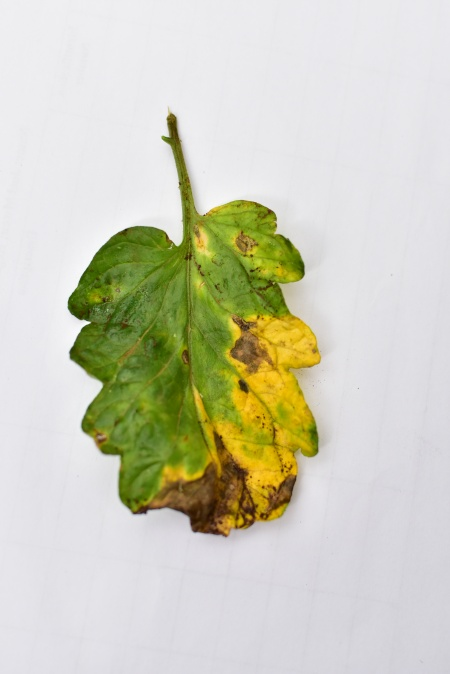
#> input picture request_mages/image3.jpeg, 450 x 674 px
$ python -i color_analysis1.py   (imports and definitions only)
#> lines starting #> are read from the running program, lines starting #| are printed output that depends on the picture; after the words box and inside, x2 and y2 are one past the last pixel; in counts of white or black regions, pixels touching at a corner belong together
import matplotlib.pyplot as plt
import matplotlib.image as mpimg
import numpy as np
# from sklearn.cluster import KMeans
import cv2
#from skimage.color import rgb2lab, deltaE_cie76
from collections import Counter
import os

def RGB_HEX(color):
    hex_val=f"#{int(color[0]):02x}{int(color[1]):02x}{int(color[2]):02x}"
    return hex_val

# [105 lines left out: functions get_colors_in_image, saveImageQuery, colorHistogram, colorHistogramTogether, imageBlur, imageSegmentationFilter and 2 more, not called in this run]

def imageSegmentationEdges(image):
    # read image
#> called with image = 'request_mages/image3.jpeg'
    image = cv2.imread(image)
#> image is the input picture: shape (674, 450, 3); mean B, G, R 187.2, 206.2, 206
    rgbImg = cv2.cvtColor(image, cv2.COLOR_BGR2RGB)
    rgbImg= cv2.resize(rgbImg,(256,256))
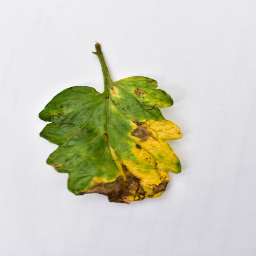
#> rgbImg: shape (256, 256, 3); mean R, G, B 206, 206.1, 187.1
    greyImg = cv2.cvtColor(rgbImg, cv2.COLOR_RGB2GRAY)
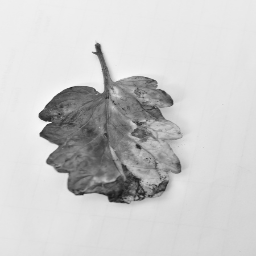
#> greyImg: shape (256, 256); min 21, max 250, mean 203.9
    _,thresh = cv2.threshold(greyImg, np.mean(greyImg), 255, cv2.THRESH_BINARY_INV)
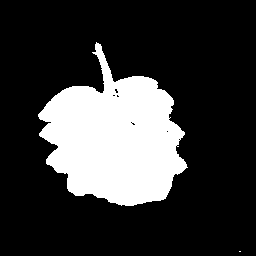
#> thresh: shape (256, 256); 22.2% white; 2 white regions (1 under 20 px), largest, box (x1, y1, x2, y2) and area: (38, 42, 188, 206) 14523

    # get edges
    edges = cv2.dilate(cv2.Canny(thresh,0,255),None)
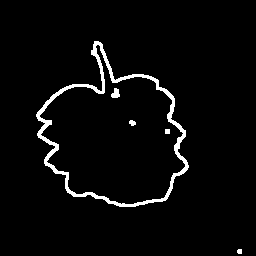
#> edges: shape (256, 256); 3.5% white; 5 white regions, box (x1, y1, x2, y2) and area: (36, 41, 189, 207) 2154, (111, 88, 120, 98) 63, (129, 120, 136, 126) 31, (165, 129, 170, 134) 25, (237, 249, 242, 254) 23

    # get contours and mask
    cnt = sorted(cv2.findContours(edges, cv2.RETR_LIST, cv2.CHAIN_APPROX_SIMPLE)[-2], key=cv2.contourArea)[-1]
#> cnt = contour of 275 points, box (x1, y1, x2, y2) (36, 41, 189, 207), area 15342
    mask = np.zeros((256,256), np.uint8)
    masked = cv2.drawContours(mask, [cnt],-1, 255, -1)
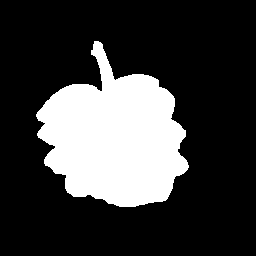
#> masked: shape (256, 256); 23.8% white; 1 white region, box (x1, y1, x2, y2) and area: (36, 41, 189, 207) 15616

    # segmentation
    dst = cv2.bitwise_and(rgbImg, rgbImg, mask=masked)
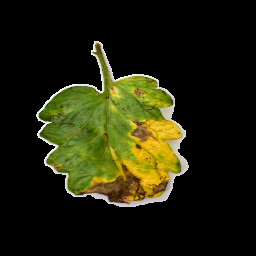
#> dst: shape (256, 256, 3); mean R, G, B 32.8, 33.5, 11.5
    segmented = cv2.cvtColor(dst, cv2.COLOR_BGR2RGB)
    cv2.imshow("Segmented image",segmented)
    cv2.waitKey(0)
    return


# [32 lines left out: function image_resize, not called in this run]

# [18 lines not run here, left out]

>>> result = imageSegmentationEdges('request_mages/image3.jpeg')
